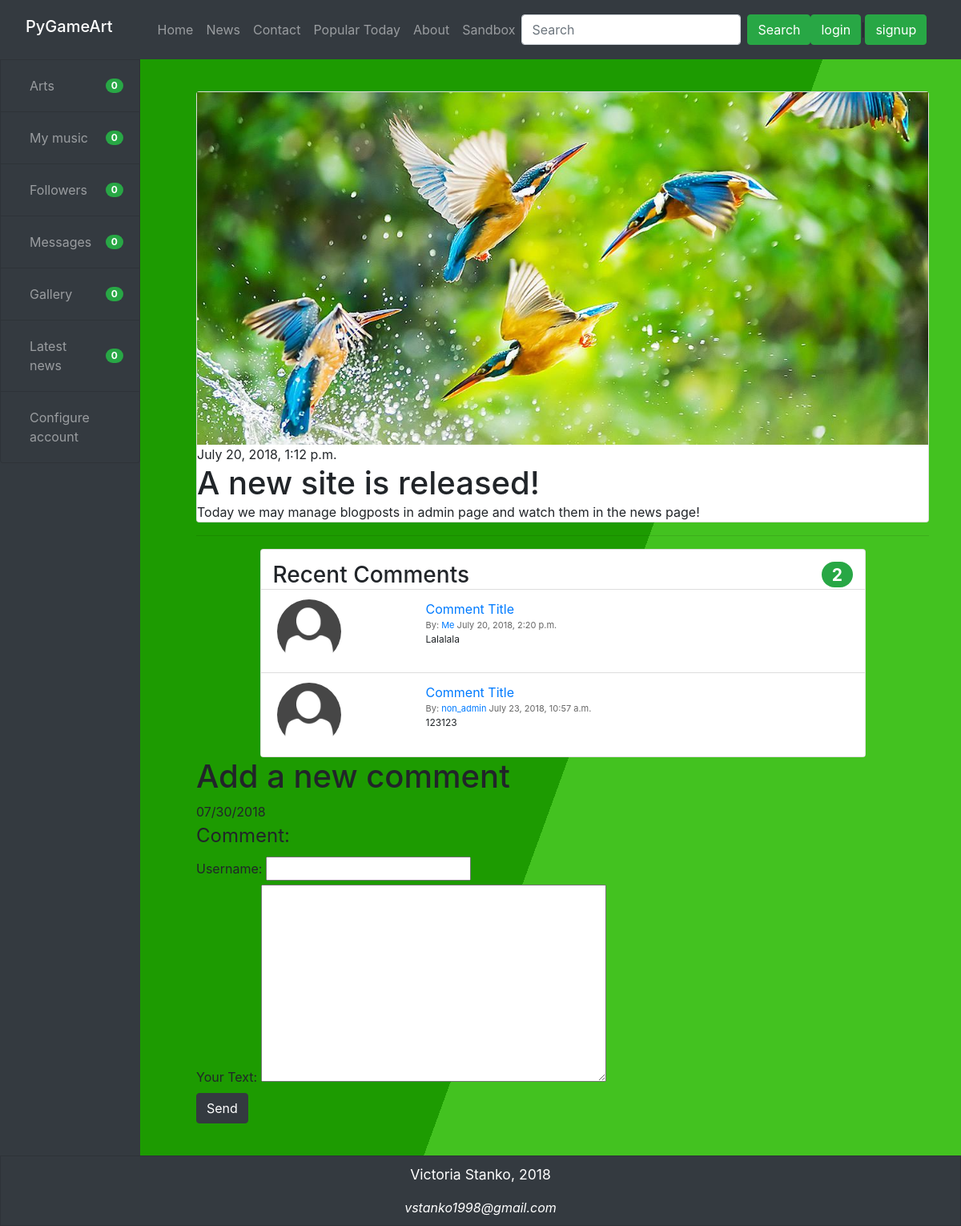
The app's page /news/post/1/ with its own data.
### blog/models.py (models this page shows, shortened)
class Post(models.Model):
    author = models.ForeignKey('auth.User', on_delete=models.CASCADE)
    title = models.CharField(max_length=200)
    text = models.TextField()
    created_date = models.DateTimeField(default=timezone.now)
    published_date = models.DateTimeField(blank=True, null=True)
    post_image = models.ImageField(upload_to=image_directory_path, storage=image_storage, null=True, blank=True)
    def approved_comments(self):
        return self.comments.filter(approved_comment=True)

class Comment(models.Model):
    post = models.ForeignKey('blog.Post', on_delete=models.CASCADE, related_name='comments')
    author = models.CharField(max_length=200)
    author_id = models.CharField(max_length=200, default='', blank=True)
    text = models.TextField()
    created_date = models.DateTimeField(default=timezone.now)
    approved_comment = models.BooleanField(default=False)

### blog/views.py (the view)
# urls.py: url(r'^post/(?P<pk>\d+)/$', views.news_detail, name='news_detail'),
def news_detail(request, pk):
    post = get_object_or_404(Post, pk=pk)
    form = CommentForm()
    return render(request, 'news_detail.html', {'post': post, 'form': form})

### blog/forms.py
class CommentForm(forms.ModelForm):
    class Meta:
        model = Comment
        fields = ('author', 'text',)

### blog/templates/news_detail.html (shortened to what this page needs)
{% extends 'base.html' %}
{% load static %}
{% block stylesheet %}
    <link rel="stylesheet" type="text/css" href="{% static "css/style_news_detail.css" %}">
{% endblock stylesheet %}
{% block content %}
    <div class="card">
        {% if post.post_image %}
            <img src="{{ post.post_image.url }}" alt="Post image"/>
        {% endif %}
        <div class="card-body post">
            {% if post.published_date %}
                <div class="date">
                    {{ post.published_date }}
                </div>
            {% endif %}
            <h1 class="card-title">{{ post.title }}</h1>
            <p class="card-text">{{ post.text|linebreaksbr }}</p>
        </div>
    </div>
    <hr>
    <div class="row justify-content-center">
        <div class="card card-custom">
            <div class="card-heading">
                <h3 class="card-title">Recent Comments<span class="float-right badge badge-success badge-pill">{{ post.approved_comments.count }}</span></h3>
            </div>
            <div class="card-body">
                <ul class="list-group current-comments">
                    {% for comment in post.comments.all %}
                        {% if user.is_authenticated or comment.approved_comment %}
                            <li class="list-group-item comment">
                                <div class="row">
                                    <div class="col-xs-3 col-xl-3">
                                        <img src="{% static 'user-default.png' %}" class="rounded-circle img-responsive" alt="" />
                                    </div>
                                    <div class="col-xs-10 col-xl-9">
                                        <div class="date">
                                            <a href="">Comment Title</a>
                                            <div class="mic-info">
                                                By: <a href="#">{{ comment.author }}</a> {{ comment.created_date }}
                                            </div>
                                            <div class="comment-text">{{ comment.text|linebreaks }}</div>
                                        </div>
                                    </div>
                                </div>
                            </li>
                        {% endif %}
                    {% empty %}
                        <p class="empty-comments">No comments here yet :(</p>
                    {% endfor %}
                </ul>
            </div>
        </div>
    </div>
    <h1>Add a new comment</h1>
    {% now "m/d/Y" %}
    <form method="POST" id="post-form-comment">
      <fieldset>
            <legend>Comment:</legend>
            <div class="fieldWrapper">
                <label for="id_author">Username:</label>
                {% if user.is_authenticated %}
                    <input id="id_author" type="text" name="author" maxlength="100" value="{{ user.username }}" readonly required>
                {% else %}
                    <input id="id_author" type="text" name="author" maxlength="100" required>
                {% endif %}
            </div>
            <div class="fieldWrapper">
                <label for="{{ form.text.id_for_label }}">Your Text:</label>
                {{ form.text }}
            </div>
            <button type="submit" class="save btn btn-dark">Send</button>
      </fieldset>
    </form>
{% endblock %}

### static/css/style.css (style rules this page uses)
body { background: linear-gradient(110deg, #1d9b01 60%, #43c220 60%) no-repeat fixed; }
.list-group-item:first-child { border-top-left-radius: 0; border-top-right-radius: 0; }
.list-group { height: 100%; }

### static/css/style_news_detail.css (style rules this page uses)
.card-custom { width: 80%; }
.card-body { padding:0; }
.list-group { margin-bottom: 0; }
.card-title { display:inline; }
.card li.list-group-item { border-radius: 0; border: 0; border-top: 1px solid #ddd; }
.mic-info { color: #666666; font-size: 11px; }
.comment-text { font-size: 12px; }
div .card-heading { margin-top: 15px; padding-left: 15px; padding-right: 15px; }
img.rounded-circle { width: 80px; height: 80px; margin: 0 auto; }

### records on screen
Post: post_image (picture), published_date "July 20, 2018, 1:12 p.m.", title "A new site is released!", text "Today we may manage blogposts in admin page and watch them in the news page!", approved_comments.count "2"
Comment: approved_comment True (drawn), author "Me", created_date "July 20, 2018, 2:20 p.m.", text "Lalalala"
Comment: approved_comment True (drawn), author "non_admin", created_date "July 23, 2018, 10:57 a.m.", text "123123"
